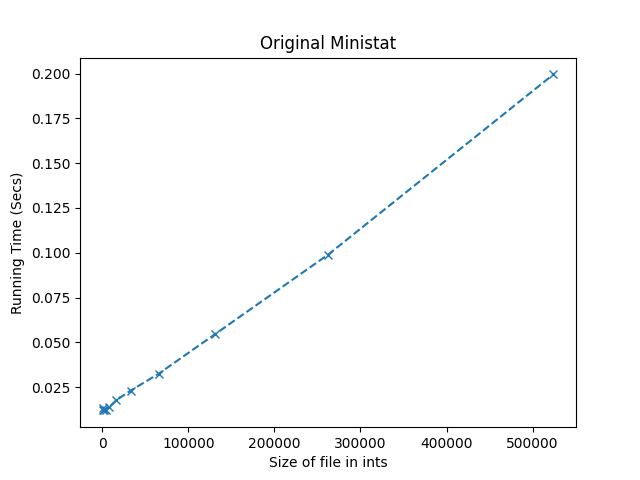

Here is the Python script that generated this plot:
import os
import matplotlib.pyplot as plt
import numpy
import time

results = {}

def runInputDeck():
    global results
    ministatPath = "/home/aidrisy/ministat"
    inputFilesPath = "~/ccny59866/inputFiles"
        

    files = os.listdir("inputFiles")
    os.chdir(ministatPath)
    print(f"CWD Changed to :: {os.getcwd()}")
    for x in files:
        iFile = os.path.join(inputFilesPath,x)
        start = time.time()
        os.system(f"./ministat -q {iFile}")
        end = time.time()
        elapsed = end - start
        print(f"Time elapsed for {iFile} = {elapsed}")
        results[int(x)] = elapsed
    
    keys = results.keys()

    times = []
    for key in keys:
        times.append(results[key])
        
    return keys, times

def sortAndPlot(keys,times):
    keys = list(keys)
    keys.sort()
    print(f"Keys = {keys}")
    #print(f"Times = {times}")
    plotTimes = []
    for k in keys:
        plotTimes.append(results[k])

    print(plotTimes)
    plt.title("Original Ministat")
    plt.xlabel("Size of file in ints")
    #plt.xticks(keys)
    plt.ylabel("Running Time (Secs)")
    plt.plot(keys,plotTimes,'x--')
    #plt.scatter(keys,plotTimes)
    plt.savefig("plot.png")

def main():
    
    keys, times = runInputDeck()
    os.chdir("/home/aidrisy/ccny59866")
    print(f"CWD Changed to :: {os.getcwd()}")
    sortAndPlot(keys,times)

main()